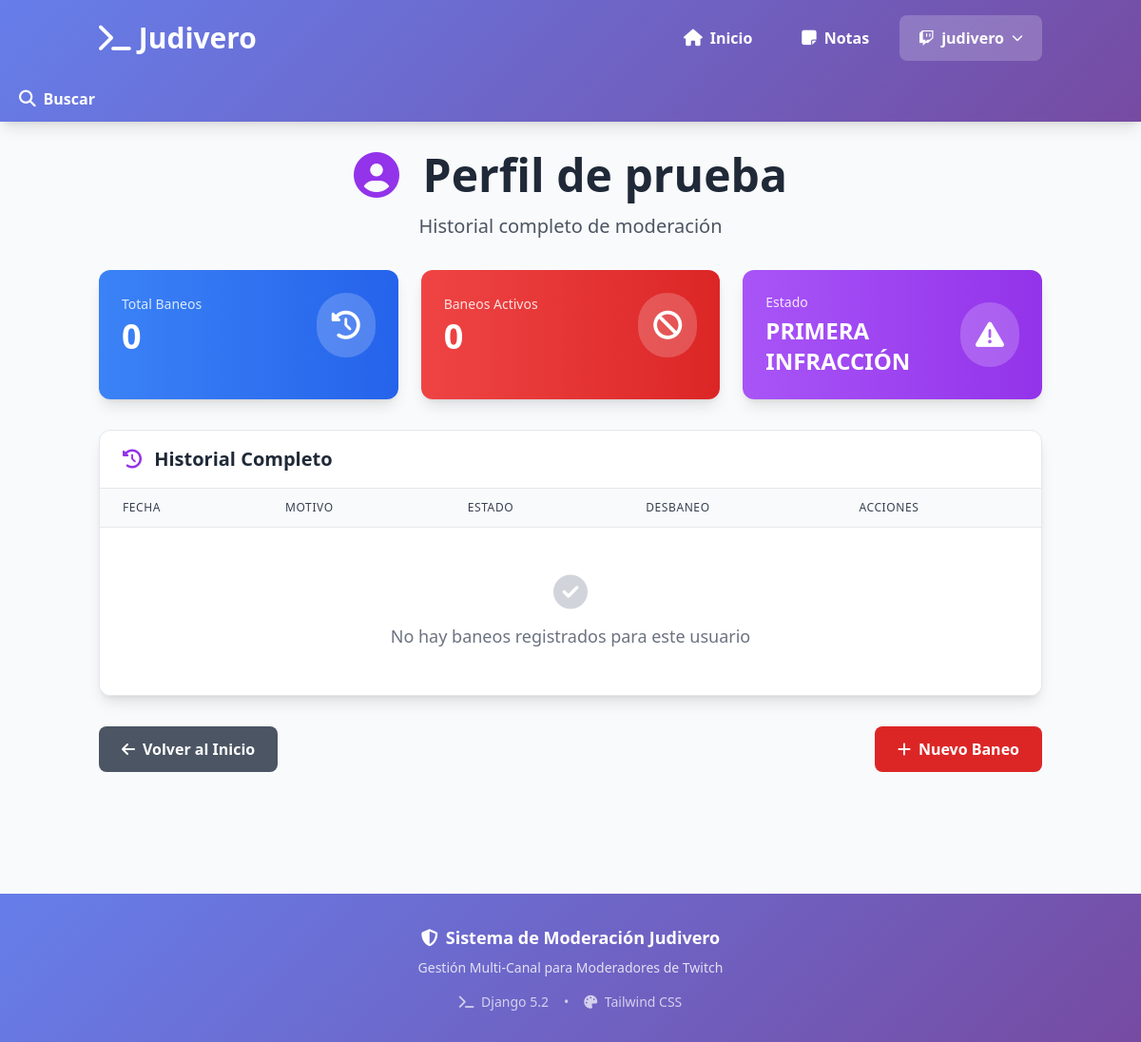
The page /perfil/prueba/ on the database as committed earlier.
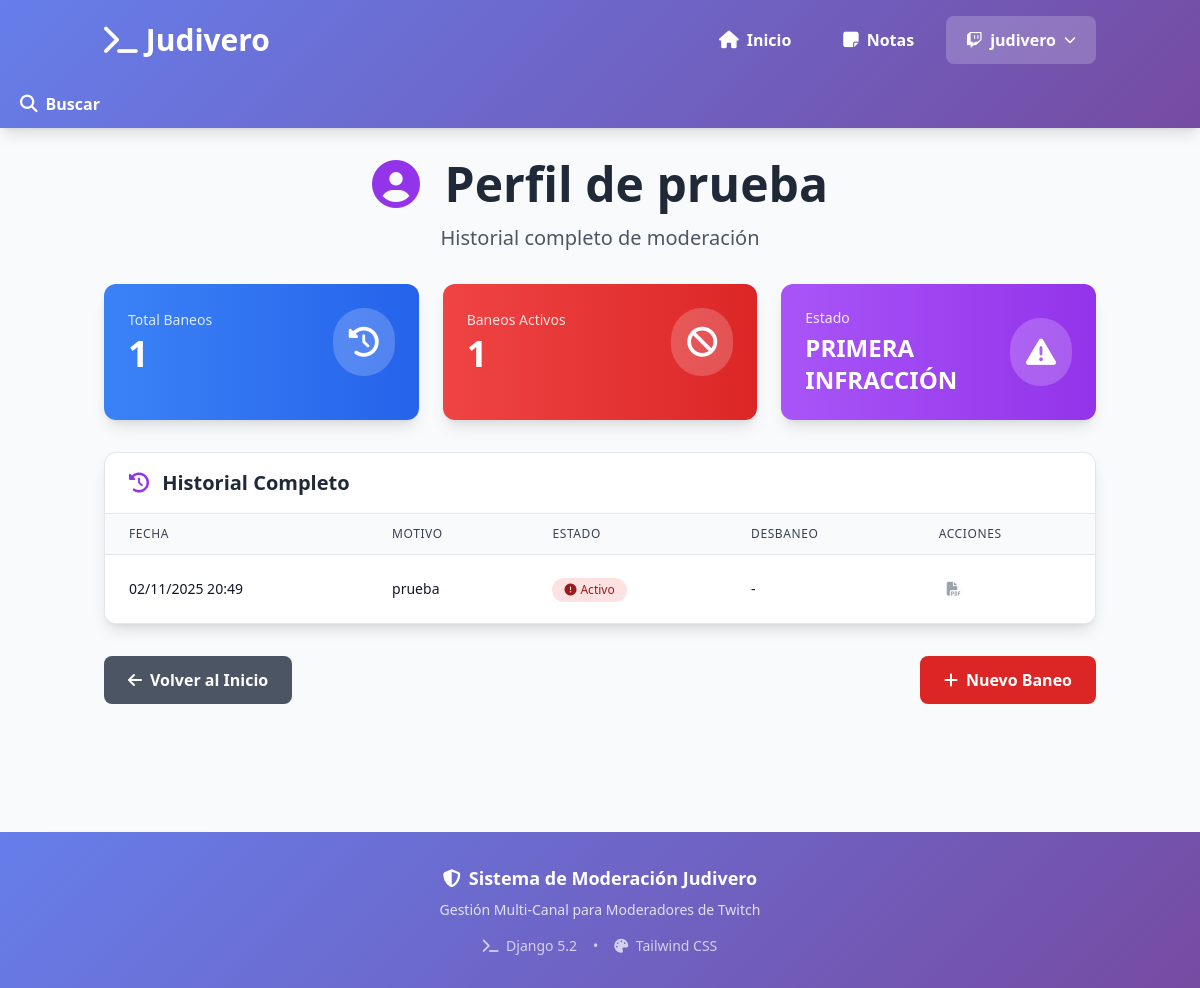
The same page on the database as committed later.
### core/models.py (models this page shows, shortened)
class Baneos(models.Model):
    canal = models.ForeignKey(
        CanalTwitch,
        on_delete=models.CASCADE,
        related_name='baneos',
        null=True  # Para migración, luego quitar
    )
    user = models.ForeignKey(
        settings.AUTH_USER_MODEL,
        on_delete=models.CASCADE,
        related_name='baneos_usuario',
        null=True
    )
    nombre_usuario = models.CharField(max_length=200)
    fecha_baneo = models.DateTimeField(auto_now_add=True)
    motivo = models.TextField()
    desbaneo = models.DateTimeField(null=True, blank=True)
    activo = models.BooleanField(default=True)
    class Meta:
        verbose_name = 'Baneo'
        verbose_name_plural = 'Baneos'
        ordering = ['-fecha_baneo']

### core/views.py (the view)
# urls.py: path('perfil/<str:nombre_usuario>/', views.perfil_usuario, name='perfil_usuario'),
def perfil_usuario(request, nombre_usuario):
    canal_actual = get_canal_actual(request)
    canales = CanalTwitch.objects.filter(activo=True)
    if not canal_actual:
        return redirect('inicio')
    baneos = Baneos.objects.filter(
        canal=canal_actual,
        nombre_usuario=nombre_usuario
    ).order_by('-fecha_baneo')
    total_baneos = baneos.count()
    baneos_activos = baneos.filter(activo=True).count()
    context = {
        'nombre_usuario': nombre_usuario,
        'baneos': baneos,
        'total_baneos': total_baneos,
        'baneos_activos': baneos_activos,
        'canal_actual': canal_actual,
        'canales': canales,
    }
    return render(request, 'core/perfil_usuario.html', context)

### core/views.py (called while the page is built)
def get_canal_actual(request):
    canal_id = request.session.get('canal_actual_id')
    if canal_id:
        try:
            return CanalTwitch.objects.get(id=canal_id, activo=True)
        except CanalTwitch.DoesNotExist:
            pass
    canal = CanalTwitch.objects.filter(activo=True).first()
    if canal:
        request.session['canal_actual_id'] = canal.id
    return canal

### core/templates/core/perfil_usuario.html (shortened to what the changed rows need)
{% extends 'core/base.html' %}
{% block content %}
<div class="max-w-7xl mx-auto">
    <div class="text-center mb-8">
        <h1 class="text-4xl md:text-5xl font-bold text-gray-800 mb-4">
            <i class="fas fa-user-circle text-purple-600 mr-3"></i>
            Perfil de {{ nombre_usuario }}
        </h1>
    </div>
    <div class="grid grid-cols-1 md:grid-cols-3 gap-6 mb-8">
        <div class="bg-gradient-to-r from-blue-500 to-blue-600 rounded-xl shadow-lg p-6 text-white">
            <div class="flex items-center justify-between">
                <div>
                    <p class="text-blue-100 text-sm font-medium mb-1">Total Baneos</p>
                    <h3 class="text-4xl font-bold">{{ total_baneos }}</h3>
                </div>
            </div>
        </div>
        <div class="bg-gradient-to-r from-red-500 to-red-600 rounded-xl shadow-lg p-6 text-white">
            <div class="flex items-center justify-between">
                <div>
                    <p class="text-red-100 text-sm font-medium mb-1">Baneos Activos</p>
                    <h3 class="text-4xl font-bold">{{ baneos_activos }}</h3>
                </div>
            </div>
        </div>
    </div>
    <div class="bg-white rounded-xl shadow-lg border border-gray-200 overflow-hidden mb-8">
        <div class="border-b border-gray-200 px-6 py-4">
            <h2 class="text-xl font-semibold text-gray-800">
                <i class="fas fa-history text-purple-600 mr-2"></i>
                Historial Completo
            </h2>
        </div>
        <div class="overflow-x-auto">
            <table class="min-w-full divide-y divide-gray-200">
                <thead class="bg-gray-50">
                    <tr>
                        <th class="px-6 py-3 text-left text-xs font-medium text-gray-700 uppercase tracking-wider">
                            Fecha
                        </th>
                        <th class="px-6 py-3 text-left text-xs font-medium text-gray-700 uppercase tracking-wider">
                            Motivo
                        </th>
                        <th class="px-6 py-3 text-left text-xs font-medium text-gray-700 uppercase tracking-wider">
                            Estado
                        </th>
                        <th class="px-6 py-3 text-left text-xs font-medium text-gray-700 uppercase tracking-wider">
                            Desbaneo
                        </th>
                        <th class="px-6 py-3 text-left text-xs font-medium text-gray-700 uppercase tracking-wider">
                            Acciones
                        </th>
                    </tr>
                </thead>
                <tbody class="bg-white divide-y divide-gray-200">
                    {% for baneo in baneos %}
                    <tr class="hover:bg-gray-50 transition-colors">
                        <td class="px-6 py-4 whitespace-nowrap text-sm text-gray-900">
                            {{ baneo.fecha_baneo|date:"d/m/Y H:i" }}
                        </td>
                        <td class="px-6 py-4 text-sm text-gray-900">
                            <div class="max-w-md overflow-hidden">
                                {{ baneo.motivo }}
                            </div>
                        </td>
                        <td class="px-6 py-4 whitespace-nowrap">
                            {% if baneo.activo %}
                            <span class="inline-flex items-center px-3 py-1 rounded-full text-xs font-medium bg-red-100 text-red-800">
                                <i class="fas fa-exclamation-circle mr-1"></i>
                                Activo
                            </span>
                            {% else %}
                            <span class="inline-flex items-center px-3 py-1 rounded-full text-xs font-medium bg-green-100 text-green-800">
                                <i class="fas fa-check-circle mr-1"></i>
                                Completado
                            </span>
                            {% endif %}
                        </td>
                        <td class="px-6 py-4 whitespace-nowrap text-sm text-gray-900">
                            {% if baneo.desbaneo %}
                                {{ baneo.desbaneo|date:"d/m/Y H:i" }}
                            {% else %}
                                -
                            {% endif %}
                        </td>
                        <td class="px-6 py-4 whitespace-nowrap text-sm">
                            <div class="flex gap-2">
                                <a href="{% url 'generar_reporte_pdf' nombre_usuario %}"
                                   target="_blank"
                                   class="p-2 text-gray-400 hover:text-red-600 hover:bg-red-50 rounded-lg transition-all"
                                   title="Descargar PDF">
                                    <i class="fas fa-file-pdf"></i>
                                </a>
                            </div>
                        </td>
                    </tr>
                    {% empty %}
                    <tr>
                        <td colspan="5" class="px-6 py-12 text-center text-gray-500">
                            <i class="fas fa-check-circle text-4xl mb-3 text-gray-300"></i>
                            <p class="text-lg font-medium">No hay baneos registrados para este usuario</p>
                        </td>
                    </tr>
                    {% endfor %}
                </tbody>
            </table>
        </div>
    </div>
</div>
{% endblock %}

Rows that differ between the two databases and show on the page:
added Baneos: fecha_baneo "02/11/2025 20:49", motivo "prueba", activo True (drawn)
Other text that changed with them:
{{ total_baneos }}: "0" → "1"
{{ baneos_activos }}: "0" → "1"
text no longer shown: "No hay baneos registrados para este usuario"
